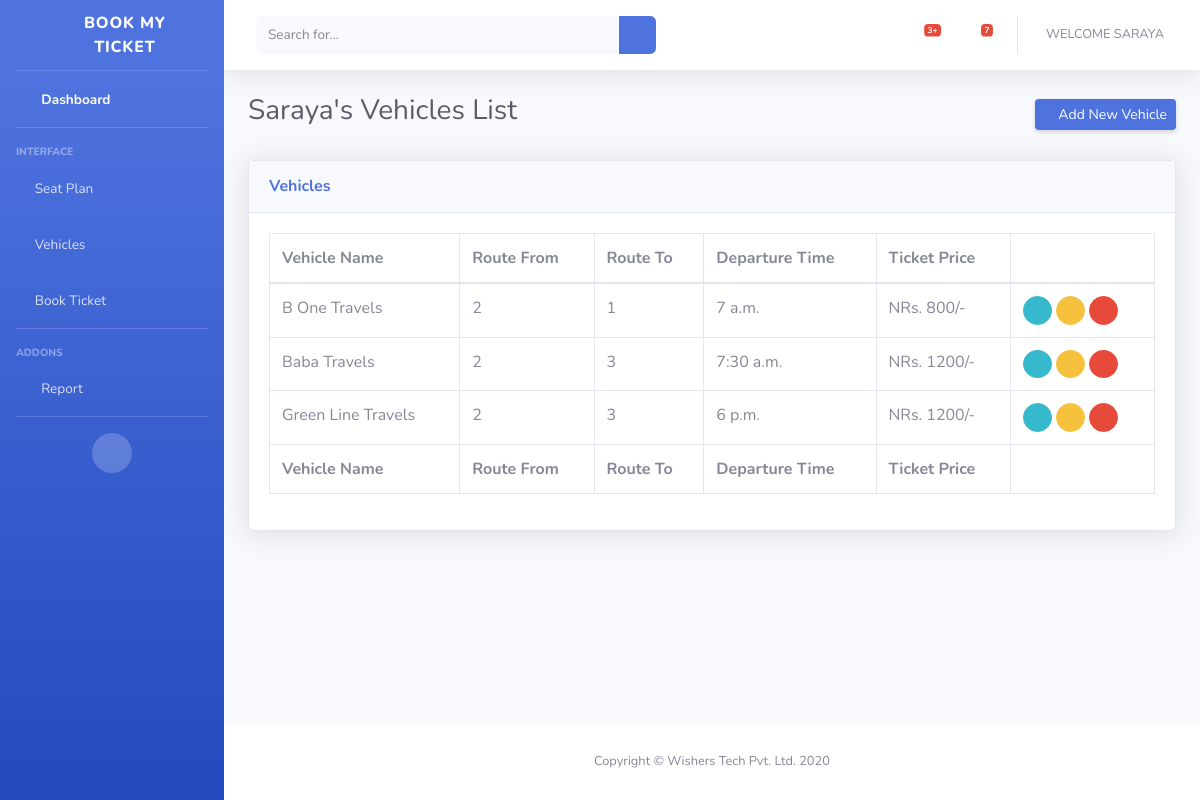
Page /uservehicle/ (signed in) on the committed database.
### ticketsystem/models.py (models this page shows, shortened)
class Vehicle(models.Model):
    vehicle_name=models.CharField(max_length=100, db_index=True, null=True)
    vehicle_number=models.CharField(max_length=20, null=True)
    facility=models.ManyToManyField(Facility)
    category=models.ForeignKey(Category, related_name='vehiclecategory', null=True, on_delete=models.SET_NULL)
    departurefrom=models.IntegerField(null=True)
    departureto=models.IntegerField(null=True)
    departuretime=models.TimeField()
    seatplan=models.ForeignKey(SeatPlan, null=True, on_delete=models.SET_NULL)
    seatcapacity=models.PositiveIntegerField(null=True)
    ticketprice=models.PositiveIntegerField()
    vehicleowner=models.ForeignKey(VehicleCompany,related_name='company', null=True, on_delete=models.SET_NULL)
    vehicle_photo=models.ImageField(null=True,blank=True)
    slug=models.SlugField(max_length=100,db_index=True, unique=True)
    boardingpointone=models.CharField(max_length=200,null=True, blank=True)
    boardingpointtwo=models.CharField(max_length=200,null=True, blank=True)
    boardingpointthree=models.CharField(max_length=200,null=True, blank=True)
    dropoffpointone=models.CharField(max_length=200,null=True, blank=True)
    dropoffpointtwo=models.CharField(max_length=200,null=True, blank=True)
    dropoffpointthree=models.CharField(max_length=200,null=True, blank=True)
    class Meta:
        ordering=('vehicle_name',)
        index_together=(('id','slug'))

### ticketsystem/decorators.py (the view)
        def wrapper_func(request, *args, **kwargs):
            statusinfo=VehicleCompany.objects.get(user_auth=request.user)
            print(statusinfo.account_status)
            if statusinfo.account_status in allowed_user:
                return view_func(request, *args, **kwargs)
            elif statusinfo.account_status == 'Pending':
                return redirect('/pending/')
            else:
                return redirect('/deactivated/')

### ticketsystem/views.py (called while the page is built)
@active_users(allowed_user=['Active'])
def userVehicles(request):
    statusinfo=VehicleCompany.objects.get(user_auth=request.user)
    vehicles=Vehicle.objects.filter(vehicleowner__user_auth=request.user)
    context={'vehicles':vehicles,'statusinfo':statusinfo}
    return render(request,'ticketsystem/user_vehicle.html',context)

### ticketsystem/templates/ticketsystem/user_vehicle.html
{% extends 'ticketsystem/vendorLoggedIn.html' %}
{% block content %}
<div class="container-fluid">
    <div class="d-sm-flex align-items-center justify-content-between mb-4">
    <h1 class="h3 mb-2 text-gray-800">{{request.user.first_name}}'s Vehicles List</h1>
    <a href="/addVehicle/" class="d-none d-sm-inline-block btn btn-sm btn-primary shadow-sm"><i class="fas fa-plus"></i> Add New Vehicle</a>
    </div>
    <div class="card shadow mb-4">
      <div class="card-header py-3">
        <h6 class="m-0 font-weight-bold text-primary">Vehicles</h6>
      </div>
      <div class="card-body">
        <div class="table-responsive">
          <table class="table table-bordered" id="dataTable" width="100%" cellspacing="0">
            <thead>
              <tr>
                <th>Vehicle Name</th>
                <th>Route From</th>
                <th>Route To</th>
                <th>Departure Time</th>
                <th>Ticket Price</th>
                <th></th>
              </tr>
            </thead>
            <tfoot>
              <tr>
                <th>Vehicle Name</th>
                <th>Route From</th>
                <th>Route To</th>
                <th>Departure Time</th>
                <th>Ticket Price</th>
                <th></th>
              </tr>
            </tfoot>
            <tbody>
              {% for vehicle in vehicles%}
              <tr>
                <td>{{vehicle.vehicle_name}}</td>
                <td>{{vehicle.departurefrom}}</td>
                <td>{{vehicle.departureto}}</td>
                <td>{{vehicle.departuretime}}</td>
                <td>NRs. {{vehicle.ticketprice}}/-</td>
                <td>
                  <a href="/viewvehicle/{{vehicle.id}}" class="btn btn-info btn-circle btn-sm">
                    <i class="fas fa-eye"></i>
                  </a>
                  <a href="/updateVehicle/{{vehicle.id}}" class="btn btn-warning btn-circle btn-sm">
                    <i class="fas fa-edit"></i>
                  </a>
                  <a href="#" class="btn btn-danger btn-circle btn-sm delveh" data-toggle="modal" rel="/deleteVehicle/{{vehicle.id}}" data-target="#deleteModal">
                    <i class="fas fa-trash"></i>
                  </a>
                </td>
              </tr>
              {%endfor%}
            </tbody>
          </table>
        </div>
      </div>
    </div>
  </div>
{% endblock %}

### ticketsystem/templates/ticketsystem/topnavigation.html (shortened to what this page needs)
<nav class="navbar navbar-expand navbar-light bg-white topbar mb-4 static-top shadow">
    <form class="d-none d-sm-inline-block form-inline mr-auto ml-md-3 my-2 my-md-0 mw-100 navbar-search">
      <div class="input-group">
        <input type="text" class="form-control bg-light border-0 small" placeholder="Search for..." aria-label="Search" aria-describedby="basic-addon2">
        <div class="input-group-append">
          <button class="btn btn-primary" type="button">
            <i class="fas fa-search fa-sm"></i>
          </button>
        </div>
      </div>
    </form>
    <ul class="navbar-nav ml-auto">
      <li class="nav-item dropdown no-arrow mx-1">
        <a class="nav-link dropdown-toggle" href="#" id="alertsDropdown" role="button" data-toggle="dropdown" aria-haspopup="true" aria-expanded="false">
          <i class="fas fa-bell fa-fw"></i>
          <span class="badge badge-danger badge-counter">3+</span>
        </a>
      </li>
      <li class="nav-item dropdown no-arrow mx-1">
        <a class="nav-link dropdown-toggle" href="#" id="messagesDropdown" role="button" data-toggle="dropdown" aria-haspopup="true" aria-expanded="false">
          <i class="fas fa-envelope fa-fw"></i>
          <span class="badge badge-danger badge-counter">7</span>
        </a>
      </li>
      <li class="nav-item dropdown no-arrow">
        <a class="nav-link dropdown-toggle" href="#" id="userDropdown" role="button" data-toggle="dropdown" aria-haspopup="true" aria-expanded="false">
          <span class="mr-2 d-none d-lg-inline text-gray-600 small userprofile">Welcome {{request.user}}</span>
        </a>
      </li>
    </ul>
  </nav>

### static/css/main.css (style rules this page uses)
.userprofile { text-transform: uppercase; }

### rows in the picture
Vehicle: vehicle_name "B One Travels", departurefrom "2", departureto "1", departuretime "7 a.m.", ticketprice "800"
Vehicle: vehicle_name "Baba Travels", departurefrom "2", departureto "3", departuretime "7:30 a.m.", ticketprice "1200"
Vehicle: vehicle_name "Green Line Travels", departurefrom "2", departureto "3", departuretime "6 p.m.", ticketprice "1200"

### other values in the picture
{{ request.user }} "SARAYA"
{{ request.user.first_name }} "Saraya"
